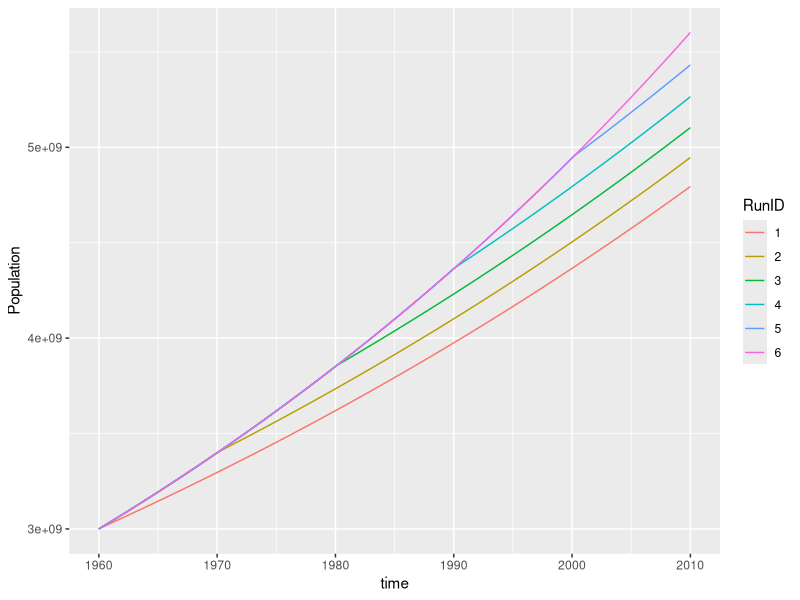

This figure's R source:
###########################################
# Translation of Vensim file.
# Date created: 2017-10-31 15:33:41
###########################################
library(deSolve)
library(ggplot2)
library(tidyr)
library(plyr)
#Displaying the simulation run parameters
START_TIME <- 1960.000000
FINISH_TIME <- 2010.000000
TIME_STEP <- 0.125000

#Generating the simulation time vector
simtime<-seq(1960.000000,2010.000000,by=0.125000)
# Writing global variables (stocks and dependent auxs)
stocks <-c( Population = 3e+09 )
# This is the model function called from ode

model <- function(time, stocks, auxs){
  with(as.list(c(stocks, auxs)),{
    
    if(aChangeFlag == 1 && time > aChangeTime){
      aGrowthFraction <- aGrowthFraction * 
             aGrowthFractionMultiplier
    }
    
    NumberAdded <- Population*aGrowthFraction
    d_DT_Population  <- NumberAdded
    return (list(c(d_DT_Population)))
  })
}



run_info <- data.frame(
  RunID = 1:length(seq(START_TIME,FINISH_TIME,10)),
  aChangeFlag=1,
  aChangeTime =seq(START_TIME,FINISH_TIME,10),
  aGrowthFraction=0.0125,
  aGrowthFractionMultiplier=0.75
)



ans <- apply(run_info,1,function(x){
  auxs<-c(aGrowthFraction=x[["aGrowthFraction"]],
          aChangeTime=x[["aChangeTime"]],
          aChangeFlag=x[["aChangeFlag"]],
          aGrowthFractionMultiplier=x[["aGrowthFractionMultiplier"]])
  
  o<-data.frame(ode(y=stocks,
                    times=simtime,
                    func=model,
                    parms=auxs,
                    method='euler'))
  o$RunID <- as.factor(x[["RunID"]])
  o
})


ans_df <- rbind.fill(ans)

ggplot(data=ans_df)+
  geom_path(aes(x=time,y=Population,colour=RunID))


#----------------------------------------------------
# Original text file exported from Vensim
#  Population = INTEG( Number Added , 3e+09) 
#  FINAL TIME = 2010
#  Growth Fraction = 0.0125
#  INITIAL TIME = 1960
#  Number Added = Population * Growth Fraction 
#  TIME STEP = 0.125
#----------------------------------------------------
